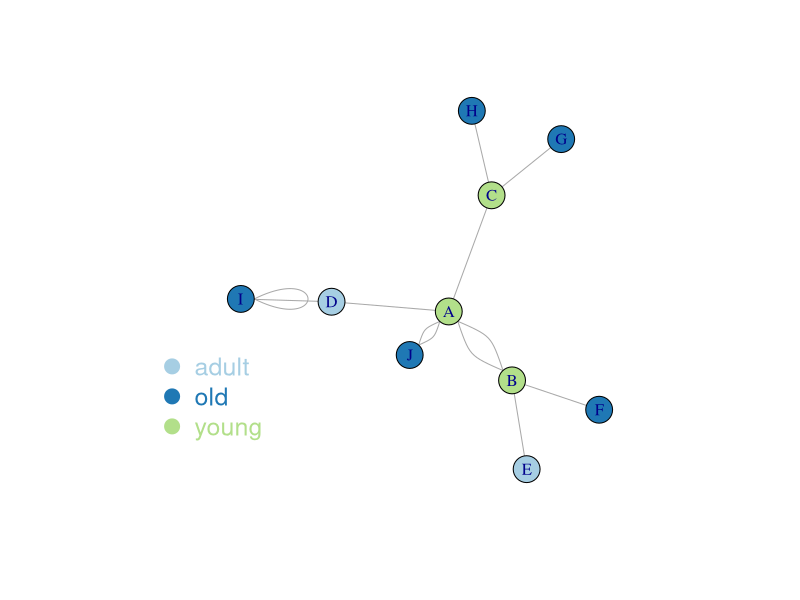

Generate this figure with R:
library(igraph)

# create data:
links <- data.frame(
  source = c("A","A", "A", "A", "A","J", "B", "B", "C", "C", "D","I"),
  target = c("B","B", "C", "D", "J","A","E", "F", "G", "H", "I","I"),
  importance = (sample(1:4, 12, replace = T))
)
nodes <- data.frame(
  name = LETTERS[1:10],
  carac = c(rep("young", 3), rep("adult", 2), rep("old", 5))
)

# Turn it into igraph object
network <- graph_from_data_frame(d = links, vertices = nodes, directed = F) 

# Make a palette of 3 colors
library(RColorBrewer)
coul  <- brewer.pal(12, "Paired")

# Create a vector of color
my_color <- coul[as.numeric(as.factor(V(network)$carac))]
V(network)$carac
# Make the plot
plot(network, vertex.color = my_color)
V(network)
# Add a legend

legend("bottomleft", legend = levels(as.factor(V(network)$carac))  , col = coul, bty = "n", pch = 20, pt.cex = 3, cex = 1.5, text.col = coul, horiz = F, inset = c(0.1, 0.1))



